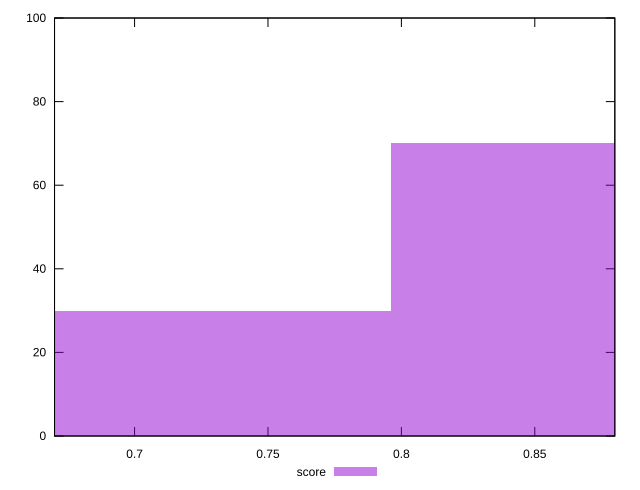

Reproduce this figure in gnuplot.
reset

$score <<EOF
0.7236876274691705 30
0.8684251529630045 70
EOF

set key outside below
set boxwidth 0.1447375254938341
set xrange [0.67:0.88]
set yrange [0:100]
set trange [0:100]
set style fill transparent solid 0.5 noborder
set terminal svg size 640, 490 enhanced background rgb 'white'
set output "report_00018_2021-02-10T15-25-16.877Z/offscreen-images/samples/pages/score/histogram.svg"

plot $score title "score" with boxes

reset
